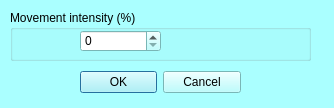
<?xml version="1.0" encoding="UTF-8"?>
<ui version="4.0">
 <class>mqMoveCurveHandlesDialog</class>
 <widget class="QDialog" name="mqMoveCurveHandlesDialog">
  <property name="geometry">
   <rect>
    <x>0</x>
    <y>0</y>
    <width>334</width>
    <height>108</height>
   </rect>
  </property>
  <property name="palette">
   <palette>
    <active>
     <colorrole role="WindowText">
      <brush brushstyle="SolidPattern">
       <color alpha="255">
        <red>0</red>
        <green>0</green>
        <blue>0</blue>
       </color>
      </brush>
     </colorrole>
     <colorrole role="Button">
      <brush brushstyle="SolidPattern">
       <color alpha="255">
        <red>170</red>
        <green>255</green>
        <blue>255</blue>
       </color>
      </brush>
     </colorrole>
     <colorrole role="Light">
      <brush brushstyle="SolidPattern">
       <color alpha="255">
        <red>255</red>
        <green>255</green>
        <blue>255</blue>
       </color>
      </brush>
     </colorrole>
     <colorrole role="Midlight">
      <brush brushstyle="SolidPattern">
       <color alpha="255">
        <red>212</red>
        <green>255</green>
        <blue>255</blue>
       </color>
      </brush>
     </colorrole>
     <colorrole role="Dark">
      <brush brushstyle="SolidPattern">
       <color alpha="255">
        <red>85</red>
        <green>127</green>
        <blue>127</blue>
       </color>
      </brush>
     </colorrole>
     <colorrole role="Mid">
      <brush brushstyle="SolidPattern">
       <color alpha="255">
        <red>113</red>
        <green>170</green>
        <blue>170</blue>
       </color>
      </brush>
     </colorrole>
     <colorrole role="Text">
      <brush brushstyle="SolidPattern">
       <color alpha="255">
        <red>0</red>
        <green>0</green>
        <blue>0</blue>
       </color>
      </brush>
     </colorrole>
     <colorrole role="BrightText">
      <brush brushstyle="SolidPattern">
       <color alpha="255">
        <red>255</red>
        <green>255</green>
        <blue>255</blue>
       </color>
      </brush>
     </colorrole>
     <colorrole role="ButtonText">
      <brush brushstyle="SolidPattern">
       <color alpha="255">
        <red>0</red>
        <green>0</green>
        <blue>0</blue>
       </color>
      </brush>
     </colorrole>
     <colorrole role="Base">
      <brush brushstyle="SolidPattern">
       <color alpha="255">
        <red>255</red>
        <green>255</green>
        <blue>255</blue>
       </color>
      </brush>
     </colorrole>
     <colorrole role="Window">
      <brush brushstyle="SolidPattern">
       <color alpha="255">
        <red>170</red>
        <green>255</green>
        <blue>255</blue>
       </color>
      </brush>
     </colorrole>
     <colorrole role="Shadow">
      <brush brushstyle="SolidPattern">
       <color alpha="255">
        <red>0</red>
        <green>0</green>
        <blue>0</blue>
       </color>
      </brush>
     </colorrole>
     <colorrole role="AlternateBase">
      <brush brushstyle="SolidPattern">
       <color alpha="255">
        <red>212</red>
        <green>255</green>
        <blue>255</blue>
       </color>
      </brush>
     </colorrole>
     <colorrole role="ToolTipBase">
      <brush brushstyle="SolidPattern">
       <color alpha="255">
        <red>255</red>
        <green>255</green>
        <blue>220</blue>
       </color>
      </brush>
     </colorrole>
     <colorrole role="ToolTipText">
      <brush brushstyle="SolidPattern">
       <color alpha="255">
        <red>0</red>
        <green>0</green>
        <blue>0</blue>
       </color>
      </brush>
     </colorrole>
    </active>
    <inactive>
     <colorrole role="WindowText">
      <brush brushstyle="SolidPattern">
       <color alpha="255">
        <red>0</red>
        <green>0</green>
        <blue>0</blue>
       </color>
      </brush>
     </colorrole>
     <colorrole role="Button">
      <brush brushstyle="SolidPattern">
       <color alpha="255">
        <red>170</red>
        <green>255</green>
        <blue>255</blue>
       </color>
      </brush>
     </colorrole>
     <colorrole role="Light">
      <brush brushstyle="SolidPattern">
       <color alpha="255">
        <red>255</red>
        <green>255</green>
        <blue>255</blue>
       </color>
      </brush>
     </colorrole>
     <colorrole role="Midlight">
      <brush brushstyle="SolidPattern">
       <color alpha="255">
        <red>212</red>
        <green>255</green>
        <blue>255</blue>
       </color>
      </brush>
     </colorrole>
     <colorrole role="Dark">
      <brush brushstyle="SolidPattern">
       <color alpha="255">
        <red>85</red>
        <green>127</green>
        <blue>127</blue>
       </color>
      </brush>
     </colorrole>
     <colorrole role="Mid">
      <brush brushstyle="SolidPattern">
       <color alpha="255">
        <red>113</red>
        <green>170</green>
        <blue>170</blue>
       </color>
      </brush>
     </colorrole>
     <colorrole role="Text">
      <brush brushstyle="SolidPattern">
       <color alpha="255">
        <red>0</red>
        <green>0</green>
        <blue>0</blue>
       </color>
      </brush>
     </colorrole>
     <colorrole role="BrightText">
      <brush brushstyle="SolidPattern">
       <color alpha="255">
        <red>255</red>
        <green>255</green>
        <blue>255</blue>
       </color>
      </brush>
     </colorrole>
     <colorrole role="ButtonText">
      <brush brushstyle="SolidPattern">
       <color alpha="255">
        <red>0</red>
        <green>0</green>
        <blue>0</blue>
       </color>
      </brush>
     </colorrole>
     <colorrole role="Base">
      <brush brushstyle="SolidPattern">
       <color alpha="255">
        <red>255</red>
        <green>255</green>
        <blue>255</blue>
       </color>
      </brush>
     </colorrole>
     <colorrole role="Window">
      <brush brushstyle="SolidPattern">
       <color alpha="255">
        <red>170</red>
        <green>255</green>
        <blue>255</blue>
       </color>
      </brush>
     </colorrole>
     <colorrole role="Shadow">
      <brush brushstyle="SolidPattern">
       <color alpha="255">
        <red>0</red>
        <green>0</green>
        <blue>0</blue>
       </color>
      </brush>
     </colorrole>
     <colorrole role="AlternateBase">
      <brush brushstyle="SolidPattern">
       <color alpha="255">
        <red>212</red>
        <green>255</green>
        <blue>255</blue>
       </color>
      </brush>
     </colorrole>
     <colorrole role="ToolTipBase">
      <brush brushstyle="SolidPattern">
       <color alpha="255">
        <red>255</red>
        <green>255</green>
        <blue>220</blue>
       </color>
      </brush>
     </colorrole>
     <colorrole role="ToolTipText">
      <brush brushstyle="SolidPattern">
       <color alpha="255">
        <red>0</red>
        <green>0</green>
        <blue>0</blue>
       </color>
      </brush>
     </colorrole>
    </inactive>
    <disabled>
     <colorrole role="WindowText">
      <brush brushstyle="SolidPattern">
       <color alpha="255">
        <red>85</red>
        <green>127</green>
        <blue>127</blue>
       </color>
      </brush>
     </colorrole>
     <colorrole role="Button">
      <brush brushstyle="SolidPattern">
       <color alpha="255">
        <red>170</red>
        <green>255</green>
        <blue>255</blue>
       </color>
      </brush>
     </colorrole>
     <colorrole role="Light">
      <brush brushstyle="SolidPattern">
       <color alpha="255">
        <red>255</red>
        <green>255</green>
        <blue>255</blue>
       </color>
      </brush>
     </colorrole>
     <colorrole role="Midlight">
      <brush brushstyle="SolidPattern">
       <color alpha="255">
        <red>212</red>
        <green>255</green>
        <blue>255</blue>
       </color>
      </brush>
     </colorrole>
     <colorrole role="Dark">
      <brush brushstyle="SolidPattern">
       <color alpha="255">
        <red>85</red>
        <green>127</green>
        <blue>127</blue>
       </color>
      </brush>
     </colorrole>
     <colorrole role="Mid">
      <brush brushstyle="SolidPattern">
       <color alpha="255">
        <red>113</red>
        <green>170</green>
        <blue>170</blue>
       </color>
      </brush>
     </colorrole>
     <colorrole role="Text">
      <brush brushstyle="SolidPattern">
       <color alpha="255">
        <red>85</red>
        <green>127</green>
        <blue>127</blue>
       </color>
      </brush>
     </colorrole>
     <colorrole role="BrightText">
      <brush brushstyle="SolidPattern">
       <color alpha="255">
        <red>255</red>
        <green>255</green>
        <blue>255</blue>
       </color>
      </brush>
     </colorrole>
     <colorrole role="ButtonText">
      <brush brushstyle="SolidPattern">
       <color alpha="255">
        <red>85</red>
        <green>127</green>
        <blue>127</blue>
       </color>
      </brush>
     </colorrole>
     <colorrole role="Base">
      <brush brushstyle="SolidPattern">
       <color alpha="255">
        <red>170</red>
        <green>255</green>
        <blue>255</blue>
       </color>
      </brush>
     </colorrole>
     <colorrole role="Window">
      <brush brushstyle="SolidPattern">
       <color alpha="255">
        <red>170</red>
        <green>255</green>
        <blue>255</blue>
       </color>
      </brush>
     </colorrole>
     <colorrole role="Shadow">
      <brush brushstyle="SolidPattern">
       <color alpha="255">
        <red>0</red>
        <green>0</green>
        <blue>0</blue>
       </color>
      </brush>
     </colorrole>
     <colorrole role="AlternateBase">
      <brush brushstyle="SolidPattern">
       <color alpha="255">
        <red>170</red>
        <green>255</green>
        <blue>255</blue>
       </color>
      </brush>
     </colorrole>
     <colorrole role="ToolTipBase">
      <brush brushstyle="SolidPattern">
       <color alpha="255">
        <red>255</red>
        <green>255</green>
        <blue>220</blue>
       </color>
      </brush>
     </colorrole>
     <colorrole role="ToolTipText">
      <brush brushstyle="SolidPattern">
       <color alpha="255">
        <red>0</red>
        <green>0</green>
        <blue>0</blue>
       </color>
      </brush>
     </colorrole>
    </disabled>
   </palette>
  </property>
  <property name="windowTitle">
   <string>Move Curve Handles</string>
  </property>
  <widget class="QWidget" name="layoutWidget">
   <property name="geometry">
    <rect>
     <x>80</x>
     <y>70</y>
     <width>161</width>
     <height>25</height>
    </rect>
   </property>
   <layout class="QHBoxLayout" name="horizontalLayout_2">
    <item>
     <widget class="QDialogButtonBox" name="buttonBox">
      <property name="orientation">
       <enum>Qt::Horizontal</enum>
      </property>
      <property name="standardButtons">
       <set>QDialogButtonBox::Cancel|QDialogButtonBox::Ok</set>
      </property>
     </widget>
    </item>
   </layout>
  </widget>
  <widget class="QGroupBox" name="groupBox">
   <property name="geometry">
    <rect>
     <x>10</x>
     <y>10</y>
     <width>301</width>
     <height>51</height>
    </rect>
   </property>
   <property name="title">
    <string>Movement intensity (%)</string>
   </property>
   <widget class="QSpinBox" name="Intensity">
    <property name="geometry">
     <rect>
      <x>70</x>
      <y>20</y>
      <width>81</width>
      <height>22</height>
     </rect>
    </property>
   </widget>
  </widget>
 </widget>
 <resources/>
 <connections>
  <connection>
   <sender>buttonBox</sender>
   <signal>accepted()</signal>
   <receiver>mqMoveCurveHandlesDialog</receiver>
   <slot>accept()</slot>
   <hints>
    <hint type="sourcelabel">
     <x>248</x>
     <y>254</y>
    </hint>
    <hint type="destinationlabel">
     <x>157</x>
     <y>274</y>
    </hint>
   </hints>
  </connection>
  <connection>
   <sender>buttonBox</sender>
   <signal>rejected()</signal>
   <receiver>mqMoveCurveHandlesDialog</receiver>
   <slot>reject()</slot>
   <hints>
    <hint type="sourcelabel">
     <x>316</x>
     <y>260</y>
    </hint>
    <hint type="destinationlabel">
     <x>286</x>
     <y>274</y>
    </hint>
   </hints>
  </connection>
 </connections>
</ui>
